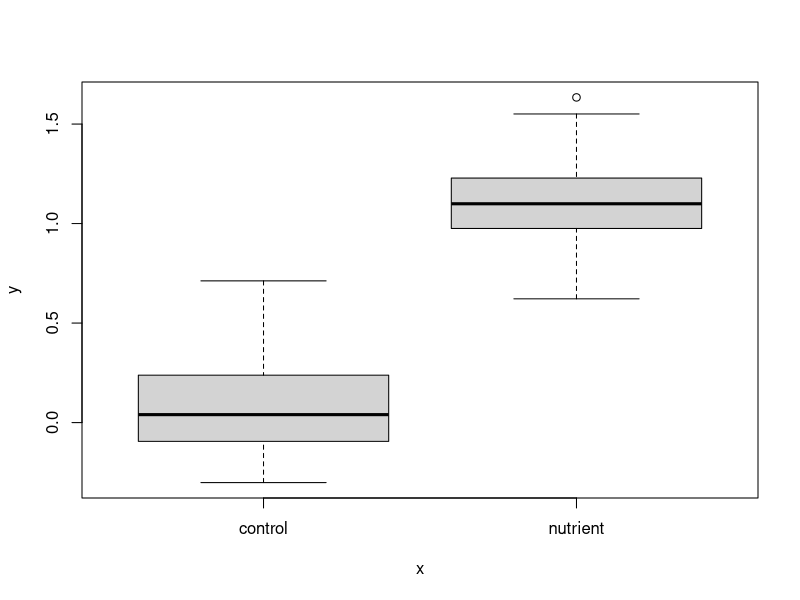

The R source for this figure:
## ---- chunk 1
# To simulate the data we have to designate how many different groups
# we have ('control' and 'treatment')
# And we also have to give our group levels some names
gr.levels<- c("control", "nutrient")
## ---- chunk 2
# Here we're designating the number of plants that we have
# size measurements for (the same n for each group)
n<- 50

# and creating our factor variable 
x<- rep(gr.levels, each=n)
print(x[c(1:5, 50:55)])

## ---- chunk 3
# population means for each group (lets say units are in meters)
pop.mu<-c (0.1, 1.1)

# Creating a vector with the means that corresponds to 
# our group level variable (x)
means<- rep(pop.mu, each=n)
# inspecting the vectors (x) and means 
print(cbind(x[c(1:5, 50:55)], means[c(1:5, 50:55)]))

# assigning the population variance (assuming variance across groups is equal)
sigma<- 0.25
## ---- chunk 4
# Adding the random noise and
# generating data
y<- rnorm(n*length(gr.levels), means, sigma)
#voila!

## ---- chunk 5
boxplot(y~x)
## ---- chunk 6
# restricted model
m1<- lm(y~1) # the 1 signifies we're just estimating one grand mean (or our alpha in the equations above)

# Note in the summary above below is called "(Intercept)"
summary(m1) 


# more flexible models 
m2<- lm(y~x) 
# this tells the software to estimate a mean for the two groups indexed by our factor 
# (we get an alpha and a beta now)

# Now in the summary below we have our alpha (or "(Intercept)" estimated with the additional group level mean
# for our nutrient addition (beta or "xnutrient"))
summary(m2)
## ---- chunk 7
lapply(list(m1,m2), logLik)
## ---- chunk 8
D<- 2*(logLik(m2)-logLik(m1))


## ---- chunk 9
#  Using the chi squared distribution to caluculate the pvalue
pvalue <- dchisq(D, 1)

# And there we go..
print(pvalue)
